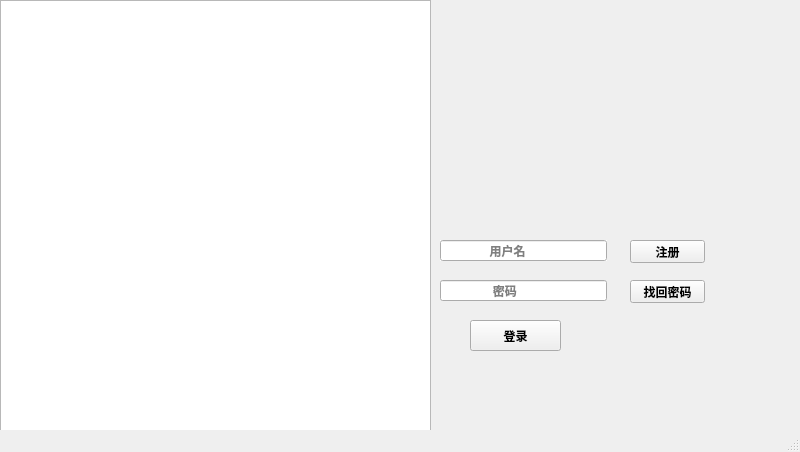
<?xml version="1.0" encoding="UTF-8"?>
<ui version="4.0">
 <class>MainWindow</class>
 <widget class="QMainWindow" name="MainWindow">
  <property name="geometry">
   <rect>
    <x>0</x>
    <y>0</y>
    <width>800</width>
    <height>452</height>
   </rect>
  </property>
  <property name="font">
   <font>
    <family>Arial</family>
    <weight>75</weight>
    <bold>true</bold>
   </font>
  </property>
  <property name="windowTitle">
   <string>测试工具</string>
  </property>
  <property name="autoFillBackground">
   <bool>false</bool>
  </property>
  <property name="toolButtonStyle">
   <enum>Qt::ToolButtonIconOnly</enum>
  </property>
  <property name="animated">
   <bool>true</bool>
  </property>
  <widget class="QWidget" name="centralwidget">
   <widget class="QLineEdit" name="lineEdit">
    <property name="enabled">
     <bool>true</bool>
    </property>
    <property name="geometry">
     <rect>
      <x>440</x>
      <y>240</y>
      <width>167</width>
      <height>21</height>
     </rect>
    </property>
    <property name="contextMenuPolicy">
     <enum>Qt::ActionsContextMenu</enum>
    </property>
    <property name="whatsThis">
     <string>&lt;html&gt;&lt;head/&gt;&lt;body&gt;&lt;p&gt;账号&lt;/p&gt;&lt;/body&gt;&lt;/html&gt;</string>
    </property>
    <property name="accessibleName">
     <string/>
    </property>
    <property name="autoFillBackground">
     <bool>true</bool>
    </property>
    <property name="text">
     <string/>
    </property>
    <property name="frame">
     <bool>true</bool>
    </property>
    <property name="readOnly">
     <bool>false</bool>
    </property>
    <property name="placeholderText">
     <string>              用户名</string>
    </property>
   </widget>
   <widget class="QLineEdit" name="lineEdit_2">
    <property name="geometry">
     <rect>
      <x>440</x>
      <y>280</y>
      <width>167</width>
      <height>21</height>
     </rect>
    </property>
    <property name="whatsThis">
     <string>&lt;html&gt;&lt;head/&gt;&lt;body&gt;&lt;p&gt;密码&lt;/p&gt;&lt;/body&gt;&lt;/html&gt;</string>
    </property>
    <property name="text">
     <string/>
    </property>
    <property name="echoMode">
     <enum>QLineEdit::PasswordEchoOnEdit</enum>
    </property>
    <property name="placeholderText">
     <string>               密码</string>
    </property>
   </widget>
   <widget class="QPushButton" name="login">
    <property name="geometry">
     <rect>
      <x>470</x>
      <y>320</y>
      <width>91</width>
      <height>31</height>
     </rect>
    </property>
    <property name="text">
     <string>登录</string>
    </property>
    <property name="autoDefault">
     <bool>false</bool>
    </property>
   </widget>
   <widget class="QPushButton" name="register_2">
    <property name="geometry">
     <rect>
      <x>630</x>
      <y>240</y>
      <width>75</width>
      <height>23</height>
     </rect>
    </property>
    <property name="text">
     <string>注册</string>
    </property>
   </widget>
   <widget class="QPushButton" name="getpass">
    <property name="geometry">
     <rect>
      <x>630</x>
      <y>280</y>
      <width>75</width>
      <height>23</height>
     </rect>
    </property>
    <property name="text">
     <string>找回密码</string>
    </property>
   </widget>
   <widget class="QGraphicsView" name="graphicsView">
    <property name="geometry">
     <rect>
      <x>0</x>
      <y>0</y>
      <width>431</width>
      <height>431</height>
     </rect>
    </property>
   </widget>
  </widget>
  <widget class="QMenuBar" name="menubar">
   <property name="geometry">
    <rect>
     <x>0</x>
     <y>0</y>
     <width>800</width>
     <height>23</height>
    </rect>
   </property>
  </widget>
  <widget class="QStatusBar" name="statusbar"/>
 </widget>
 <resources/>
 <connections>
  <connection>
   <sender>register_2</sender>
   <signal>clicked()</signal>
   <receiver>centralwidget</receiver>
   <slot>hide()</slot>
   <hints>
    <hint type="sourcelabel">
     <x>667</x>
     <y>274</y>
    </hint>
    <hint type="destinationlabel">
     <x>399</x>
     <y>226</y>
    </hint>
   </hints>
  </connection>
 </connections>
</ui>
